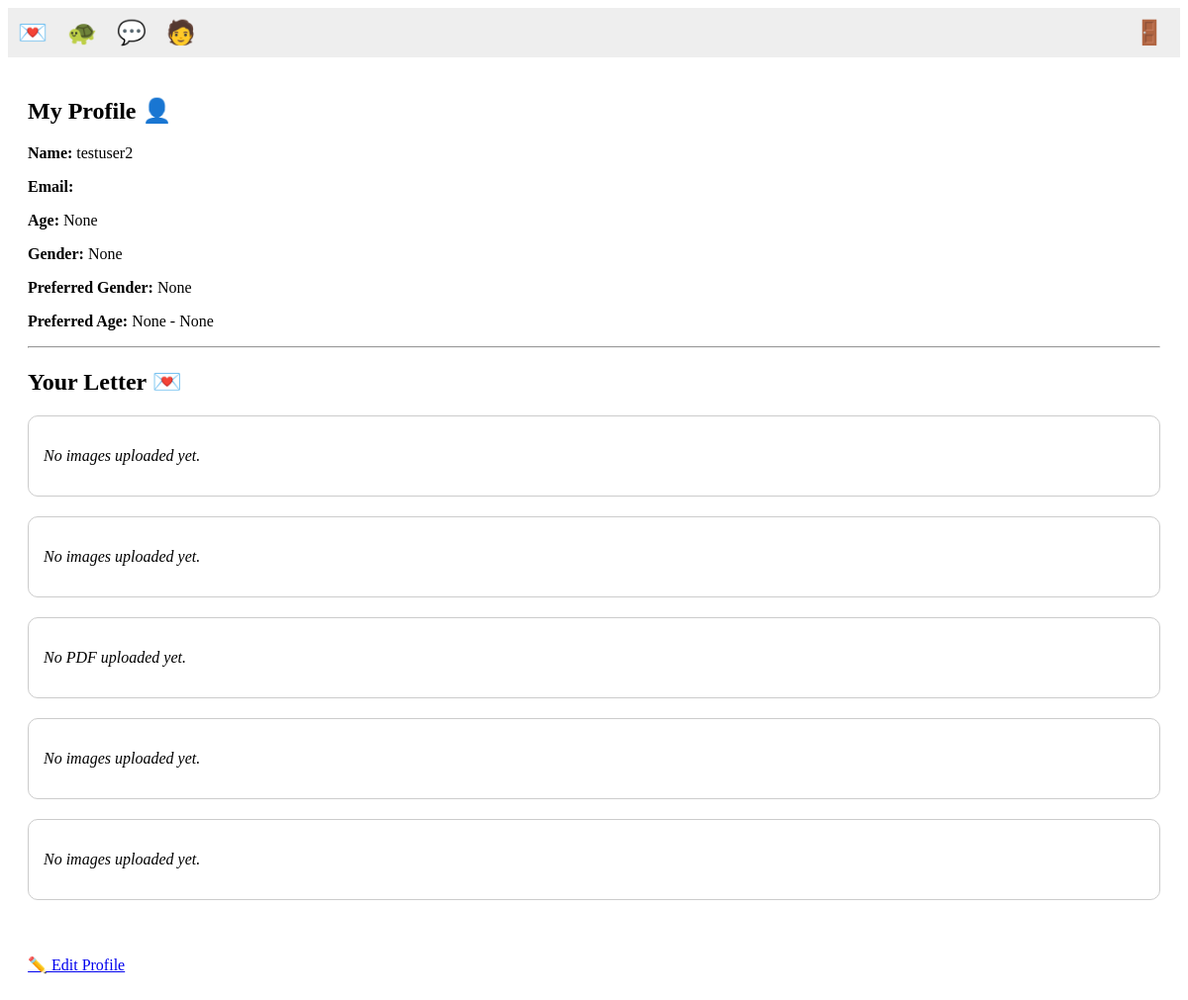
The app's page /profile/ (signed in), older data.
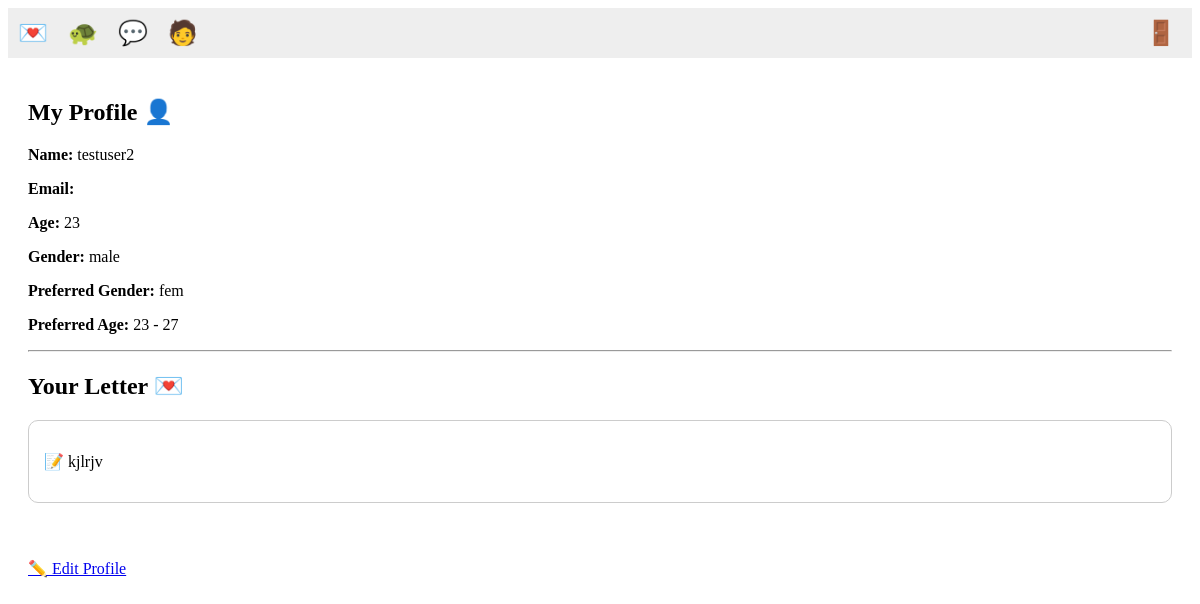
The same page, newer data.
### core/models.py (models this page shows)
class Profile(models.Model):
    user = models.OneToOneField(User, on_delete=models.CASCADE)
    age = models.IntegerField(blank=True, null=True)
    gender = models.CharField(max_length=20, blank=True, null=True)
    profile_picture = models.ImageField(upload_to='profiles/', blank=True, null=True)
    preferred_gender = models.CharField(max_length=20, blank=True, null=True)
    preferred_age_min = models.IntegerField(blank=True, null=True)
    preferred_age_max = models.IntegerField(blank=True, null=True)

class Letter(models.Model):
    profile = models.ForeignKey(Profile, on_delete=models.CASCADE)
    letter_type = models.CharField(max_length=10, choices=[('text', 'Text'), ('image', 'Image'), ('pdf', 'PDF')])
    text_content = models.TextField(blank=True, null=True)
    pdf = models.FileField(upload_to='letters/pdf/', blank=True, null=True)
    created_at = models.DateTimeField(auto_now_add=True)

### core/views.py (the view)
# urls.py: path('profile/', views.view_profile, name='view_profile'),
@login_required
def view_profile(request):
    profile = request.user.profile
    letters = Letter.objects.filter(profile=profile)
    has_letter = letters.exists()
    return render(request, 'view_profile.html', {
        'profile': profile,
        'letters': letters,
        'has_letter': has_letter,
    })

### core/templates/view_profile.html
{% extends 'base.html' %}
{% block content %}
<h2>My Profile 👤</h2>
<p><strong>Name:</strong> {{ profile.user.username }}</p>
<p><strong>Email:</strong> {{ profile.user.email }}</p>
<p><strong>Age:</strong> {{ profile.age }}</p>
<p><strong>Gender:</strong> {{ profile.gender }}</p>
<p><strong>Preferred Gender:</strong> {{ profile.preferred_gender }}</p>
<p><strong>Preferred Age:</strong> {{ profile.preferred_age_min }} - {{ profile.preferred_age_max }}</p>
<hr>
<h2>Your Letter 💌</h2>
{% if letters %}
    {% for letter in letters %}
        <div style="border:1px solid #ccc; padding:15px; margin-bottom:20px; border-radius:10px;">
            {% if letter.letter_type == "text" %}
                {% if letter.text_content %}
                    <p>📝 {{ letter.text_content|linebreaksbr }}</p>
                {% else %}
                    <p><em>No text available.</em></p>
                {% endif %}
            {% elif letter.letter_type == "image" %}
                {% if letter.images.exists %}
                    {% for img in letter.images.all %}
                        <img src="{{ img.image.url }}" alt="Letter Image" style="max-width:200px; border-radius:8px;">
                    {% endfor %}
                {% else %}
                    <p><em>No images uploaded yet.</em></p>
                {% endif %}
            {% elif letter.letter_type == "pdf" %}
                {% if letter.pdf %}
                    <p>📄 <a href="{{ letter.pdf.url }}" target="_blank">View PDF</a></p>
                {% else %}
                    <p><em>No PDF uploaded yet.</em></p>
                {% endif %}
            {% endif %}
        </div>
    {% endfor %}
{% else %}
    <p>You have no letters uploaded yet.</p>
    <br>
    <a href="{% url 'upload_letter' %}" class="btn btn-primary">➕ Upload Letter</a>
{% endif %}
<br><br>
<a href="{% url 'edit_profile' %}" class="btn btn-secondary">✏️ Edit Profile</a>
{% endblock %}

### core/templates/base.html (shortened to what this page needs)
<!DOCTYPE html>
<html>
<head>
</head>
<body>
  <nav style="padding: 10px; background: #eee; display: flex; gap: 20px; align-items: center;">
    <a href="/letters/" title="Browse Letters" style="text-decoration: none; font-size: 24px;">💌</a>
    <a href="/likes/" title="Likes You" style="text-decoration: none; font-size: 24px;">🐢</a>
    <a href="/matches/" title="Matches & Messages" style="text-decoration: none; font-size: 24px;">💬</a>
    <a href="/profile/" title="Your Profile" style="text-decoration: none; font-size: 24px;">🧑</a>
    <form action="/accounts/logout/" method="post" style="margin-left: auto;">
      <button title="Logout" type="submit" style="background: none; border: none; font-size: 24px; cursor: pointer;">
        🚪
      </button>
    </form>
  </nav>
  <div style="padding: 20px;">
    {% block content %}
    {% endblock %}
  </div>
</body>
</html>

Row changes from the older to the newer data that the page shows:
removed Letter: letter_type "No images uploaded yet."
removed Letter: letter_type "No images uploaded yet."
removed Letter: letter_type "No PDF uploaded yet."
removed Letter: letter_type "No images uploaded yet."
removed Letter: letter_type "No images uploaded yet."
changed Profile "testuser2": age "None" → "23"; gender "None" → "male"; preferred_gender "None" → "fem"; preferred_age_min "None" → "23"; preferred_age_max "None" → "27"
added Letter: text_content "kjlrjv"
